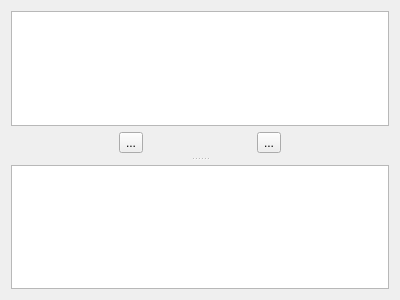
<?xml version="1.0" encoding="UTF-8"?>
<ui version="4.0">
 <class>AttendBox</class>
 <widget class="QWidget" name="AttendBox">
  <property name="geometry">
   <rect>
    <x>0</x>
    <y>0</y>
    <width>400</width>
    <height>300</height>
   </rect>
  </property>
  <property name="windowTitle">
   <string>Form</string>
  </property>
  <layout class="QVBoxLayout" name="verticalLayout_3">
   <item>
    <widget class="QSplitter" name="splitter">
     <property name="locale">
      <locale language="English" country="UnitedKingdom"/>
     </property>
     <property name="orientation">
      <enum>Qt::Vertical</enum>
     </property>
     <property name="handleWidth">
      <number>12</number>
     </property>
     <widget class="QWidget" name="verticalLayoutWidget">
      <layout class="QVBoxLayout" name="verticalLayout">
       <item>
        <widget class="QListWidget" name="listWidget"/>
       </item>
       <item>
        <layout class="QHBoxLayout" name="horizontalLayout">
         <item>
          <widget class="QToolButton" name="toolButton_2">
           <property name="text">
            <string>...</string>
           </property>
          </widget>
         </item>
         <item>
          <widget class="QToolButton" name="toolButton">
           <property name="text">
            <string>...</string>
           </property>
          </widget>
         </item>
        </layout>
       </item>
      </layout>
     </widget>
     <widget class="QWidget" name="verticalLayoutWidget_2">
      <layout class="QVBoxLayout" name="verticalLayout_2">
       <item>
        <widget class="QTreeView" name="treeView"/>
       </item>
      </layout>
     </widget>
    </widget>
   </item>
  </layout>
 </widget>
 <resources/>
 <connections/>
</ui>
